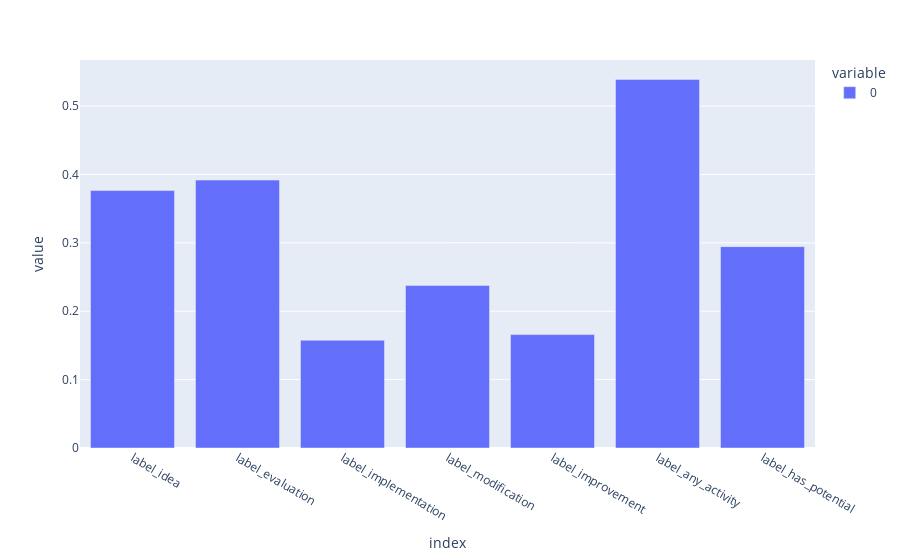

Write notebook code for a chart like this one.
### Code cell
label_stats.label_counts(normalize=True).plot(kind='bar')

### Figure 1 — Plotly figure (JSON) as saved in the notebook; plotly's stock layout.template omitted (floating-point values rounded to 4 significant figures)
{"data": [{"alignmentgroup": "True", "hovertemplate": "variable=0<br>index=%{x}<br>value=%{y}<extra></extra>", "legendgroup": "0", "marker": {"color": "#636efa", "pattern": {"shape": ""}}, "name": "0", "offsetgroup": "0", "orientation": "v", "showlegend": true, "textposition": "auto", "x": ["label_idea", "label_evaluation", "label_implementation", "label_modification", "label_improvement", "label_any_activity", "label_has_potential"], "xaxis": "x", "y": [0.3764, 0.3918, 0.1575, 0.2375, 0.1658, 0.5391, 0.2945], "yaxis": "y", "type": "bar"}], "layout": {"xaxis": {"anchor": "y", "domain": [0.0, 1.0], "title": {"text": "index"}}, "yaxis": {"anchor": "x", "domain": [0.0, 1.0], "title": {"text": "value"}}, "legend": {"title": {"text": "variable"}, "tracegroupgap": 0}, "margin": {"t": 60}, "barmode": "relative"}}
